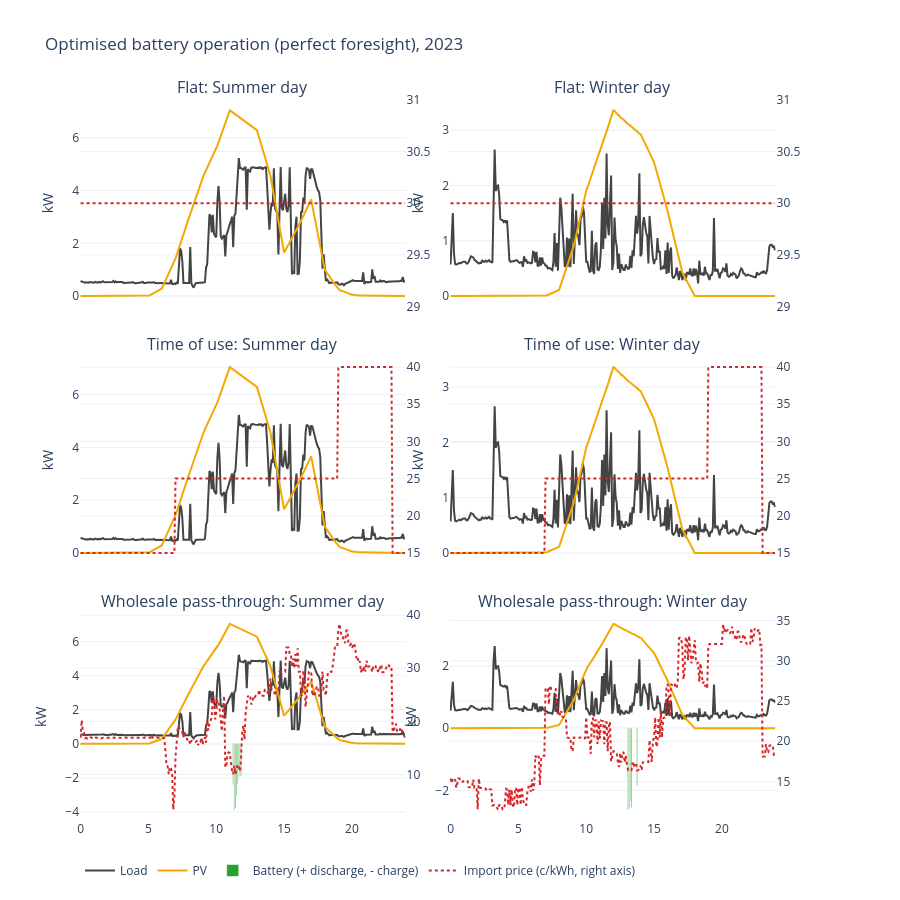

This figure's notebook cell:
### Code cell
# Figure 7.1 - What the optimised battery does on a summer and a winter day, per tariff
days = {"Summer day (15 Jan 2023)": "2023-01-15", "Winter day (15 Jul 2023)": "2023-07-15"}
fig = make_subplots(rows=3, cols=2, shared_xaxes=True, vertical_spacing=0.07, horizontal_spacing=0.06,
                    subplot_titles=[f"{names[t]}: {d.split(' (')[0]}" for t in TARIFFS for d in days],
                    specs=[[{"secondary_y": True}] * 2] * 3)
for r_, t in enumerate(TARIFFS, start=1):
    for c_, (label, day) in enumerate(days.items(), start=1):
        o, show = opt[t].loc[day], (r_ == 1 and c_ == 1)
        h = o.index.hour + o.index.minute / 60
        fig.add_trace(go.Scatter(x=h, y=load2.loc[day], name="Load", line=dict(color="#444444"), showlegend=show), r_, c_)
        fig.add_trace(go.Scatter(x=h, y=pv2.loc[day], name="PV", line=dict(color="#f2a900"), showlegend=show), r_, c_)
        fig.add_trace(go.Bar(x=h, y=o.discharge_kW - o.charge_kW, name="Battery (+ discharge, - charge)",
                             marker_color="#2ca02c", showlegend=show), r_, c_)
        fig.add_trace(go.Scatter(x=h, y=prices.loc[day, f"{t}_imp"] * 100, name="Import price (c/kWh, right axis)",
                                 line=dict(color="#d62728", dash="dot"), showlegend=show), r_, c_, secondary_y=True)
fig.update_layout(title="Optimised battery operation (perfect foresight), 2023", template="plotly_white", height=900,
                  barmode="relative", legend=dict(orientation="h", yanchor="top", y=-0.05, x=0))
fig.update_yaxes(title_text="kW", secondary_y=False)
fig.show()

### Figure 1 — Plotly figure (JSON) as saved in the notebook; plotly's stock layout.template omitted (floating-point values rounded to 4 significant figures; data arrays with more than 128 entries replaced by an {"elided": "..."} marker saying what was removed)
{"data": [{"line": {"color": "#444444"}, "name": "Load", "showlegend": true, "type": "scatter", "x": {"elided": "288 float values"}, "xaxis": "x", "y": {"elided": "288 float values"}, "yaxis": "y"}, {"line": {"color": "#f2a900"}, "name": "PV", "showlegend": true, "type": "scatter", "x": {"elided": "288 float values"}, "xaxis": "x", "y": {"elided": "288 float values"}, "yaxis": "y"}, {"marker": {"color": "#2ca02c"}, "name": "Battery (+ discharge, - charge)", "showlegend": true, "type": "bar", "x": {"elided": "288 float values"}, "xaxis": "x", "y": {"elided": "288 float values"}, "yaxis": "y"}, {"line": {"color": "#d62728", "dash": "dot"}, "name": "Import price (c/kWh, right axis)", "showlegend": true, "type": "scatter", "x": {"elided": "288 float values"}, "xaxis": "x", "y": {"elided": "288 float values"}, "yaxis": "y2"}, {"line": {"color": "#444444"}, "name": "Load", "showlegend": false, "type": "scatter", "x": {"elided": "288 float values"}, "xaxis": "x2", "y": {"elided": "288 float values"}, "yaxis": "y3"}, {"line": {"color": "#f2a900"}, "name": "PV", "showlegend": false, "type": "scatter", "x": {"elided": "288 float values"}, "xaxis": "x2", "y": {"elided": "288 float values"}, "yaxis": "y3"}, {"marker": {"color": "#2ca02c"}, "name": "Battery (+ discharge, - charge)", "showlegend": false, "type": "bar", "x": {"elided": "288 float values"}, "xaxis": "x2", "y": {"elided": "288 float values"}, "yaxis": "y3"}, {"line": {"color": "#d62728", "dash": "dot"}, "name": "Import price (c/kWh, right axis)", "showlegend": false, "type": "scatter", "x": {"elided": "288 float values"}, "xaxis": "x2", "y": {"elided": "288 float values"}, "yaxis": "y4"}, {"line": {"color": "#444444"}, "name": "Load", "showlegend": false, "type": "scatter", "x": {"elided": "288 float values"}, "xaxis": "x3", "y": {"elided": "288 float values"}, "yaxis": "y5"}, {"line": {"color": "#f2a900"}, "name": "PV", "showlegend": false, "type": "scatter", "x": {"elided": "288 float values"}, "xaxis": "x3", "y": {"elided": "288 float values"}, "yaxis": "y5"}, {"marker": {"color": "#2ca02c"}, "name": "Battery (+ discharge, - charge)", "showlegend": false, "type": "bar", "x": {"elided": "288 float values"}, "xaxis": "x3", "y": {"elided": "288 float values"}, "yaxis": "y5"}, {"line": {"color": "#d62728", "dash": "dot"}, "name": "Import price (c/kWh, right axis)", "showlegend": false, "type": "scatter", "x": {"elided": "288 float values"}, "xaxis": "x3", "y": {"elided": "288 float values"}, "yaxis": "y6"}, {"line": {"color": "#444444"}, "name": "Load", "showlegend": false, "type": "scatter", "x": {"elided": "288 float values"}, "xaxis": "x4", "y": {"elided": "288 float values"}, "yaxis": "y7"}, {"line": {"color": "#f2a900"}, "name": "PV", "showlegend": false, "type": "scatter", "x": {"elided": "288 float values"}, "xaxis": "x4", "y": {"elided": "288 float values"}, "yaxis": "y7"}, {"marker": {"color": "#2ca02c"}, "name": "Battery (+ discharge, - charge)", "showlegend": false, "type": "bar", "x": {"elided": "288 float values"}, "xaxis": "x4", "y": {"elided": "288 float values"}, "yaxis": "y7"}, {"line": {"color": "#d62728", "dash": "dot"}, "name": "Import price (c/kWh, right axis)", "showlegend": false, "type": "scatter", "x": {"elided": "288 float values"}, "xaxis": "x4", "y": {"elided": "288 float values"}, "yaxis": "y8"}, {"line": {"color": "#444444"}, "name": "Load", "showlegend": false, "type": "scatter", "x": {"elided": "288 float values"}, "xaxis": "x5", "y": {"elided": "288 float values"}, "yaxis": "y9"}, {"line": {"color": "#f2a900"}, "name": "PV", "showlegend": false, "type": "scatter", "x": {"elided": "288 float values"}, "xaxis": "x5", "y": {"elided": "288 float values"}, "yaxis": "y9"}, {"marker": {"color": "#2ca02c"}, "name": "Battery (+ discharge, - charge)", "showlegend": false, "type": "bar", "x": {"elided": "288 float values"}, "xaxis": "x5", "y": {"elided": "288 float values"}, "yaxis": "y9"}, {"line": {"color": "#d62728", "dash": "dot"}, "name": "Import price (c/kWh, right axis)", "showlegend": false, "type": "scatter", "x": {"elided": "288 float values"}, "xaxis": "x5", "y": {"elided": "288 float values"}, "yaxis": "y10"}, {"line": {"color": "#444444"}, "name": "Load", "showlegend": false, "type": "scatter", "x": {"elided": "288 float values"}, "xaxis": "x6", "y": {"elided": "288 float values"}, "yaxis": "y11"}, {"line": {"color": "#f2a900"}, "name": "PV", "showlegend": false, "type": "scatter", "x": {"elided": "288 float values"}, "xaxis": "x6", "y": {"elided": "288 float values"}, "yaxis": "y11"}, {"marker": {"color": "#2ca02c"}, "name": "Battery (+ discharge, - charge)", "showlegend": false, "type": "bar", "x": {"elided": "288 float values"}, "xaxis": "x6", "y": {"elided": "288 float values"}, "yaxis": "y11"}, {"line": {"color": "#d62728", "dash": "dot"}, "name": "Import price (c/kWh, right axis)", "showlegend": false, "type": "scatter", "x": {"elided": "288 float values"}, "xaxis": "x6", "y": {"elided": "288 float values"}, "yaxis": "y12"}], "layout": {"annotations": [{"font": {"size": 16}, "showarrow": false, "text": "Flat: Summer day", "x": 0.22, "xanchor": "center", "xref": "paper", "y": 1, "yanchor": "bottom", "yref": "paper"}, {"font": {"size": 16}, "showarrow": false, "text": "Flat: Winter day", "x": 0.72, "xanchor": "center", "xref": "paper", "y": 1, "yanchor": "bottom", "yref": "paper"}, {"font": {"size": 16}, "showarrow": false, "text": "Time of use: Summer day", "x": 0.22, "xanchor": "center", "xref": "paper", "y": 0.6433, "yanchor": "bottom", "yref": "paper"}, {"font": {"size": 16}, "showarrow": false, "text": "Time of use: Winter day", "x": 0.72, "xanchor": "center", "xref": "paper", "y": 0.6433, "yanchor": "bottom", "yref": "paper"}, {"font": {"size": 16}, "showarrow": false, "text": "Wholesale pass-through: Summer day", "x": 0.22, "xanchor": "center", "xref": "paper", "y": 0.2867, "yanchor": "bottom", "yref": "paper"}, {"font": {"size": 16}, "showarrow": false, "text": "Wholesale pass-through: Winter day", "x": 0.72, "xanchor": "center", "xref": "paper", "y": 0.2867, "yanchor": "bottom", "yref": "paper"}], "barmode": "relative", "height": 900, "legend": {"orientation": "h", "x": 0, "y": -0.05, "yanchor": "top"}, "title": {"text": "Optimised battery operation (perfect foresight), 2023"}, "xaxis": {"anchor": "y", "domain": [0, 0.44], "matches": "x5", "showticklabels": false}, "xaxis2": {"anchor": "y3", "domain": [0.5, 0.94], "matches": "x6", "showticklabels": false}, "xaxis3": {"anchor": "y5", "domain": [0, 0.44], "matches": "x5", "showticklabels": false}, "xaxis4": {"anchor": "y7", "domain": [0.5, 0.94], "matches": "x6", "showticklabels": false}, "xaxis5": {"anchor": "y9", "domain": [0, 0.44]}, "xaxis6": {"anchor": "y11", "domain": [0.5, 0.94]}, "yaxis": {"anchor": "x", "domain": [0.7133, 1], "title": {"text": "kW"}}, "yaxis10": {"anchor": "x5", "overlaying": "y9", "side": "right"}, "yaxis11": {"anchor": "x6", "domain": [0, 0.2867], "title": {"text": "kW"}}, "yaxis12": {"anchor": "x6", "overlaying": "y11", "side": "right"}, "yaxis2": {"anchor": "x", "overlaying": "y", "side": "right"}, "yaxis3": {"anchor": "x2", "domain": [0.7133, 1], "title": {"text": "kW"}}, "yaxis4": {"anchor": "x2", "overlaying": "y3", "side": "right"}, "yaxis5": {"anchor": "x3", "domain": [0.3567, 0.6433], "title": {"text": "kW"}}, "yaxis6": {"anchor": "x3", "overlaying": "y5", "side": "right"}, "yaxis7": {"anchor": "x4", "domain": [0.3567, 0.6433], "title": {"text": "kW"}}, "yaxis8": {"anchor": "x4", "overlaying": "y7", "side": "right"}, "yaxis9": {"anchor": "x5", "domain": [0, 0.2867], "title": {"text": "kW"}}}}
